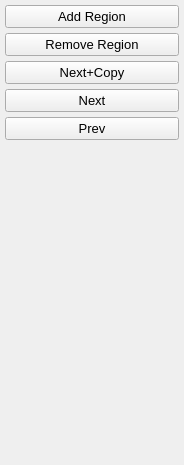
<?xml version="1.0" encoding="UTF-8"?>
<ui version="4.0">
 <class>NavigatorWidget</class>
 <widget class="QWidget" name="NavigatorWidget">
  <property name="geometry">
   <rect>
    <x>0</x>
    <y>0</y>
    <width>184</width>
    <height>465</height>
   </rect>
  </property>
  <property name="sizePolicy">
   <sizepolicy hsizetype="MinimumExpanding" vsizetype="Preferred">
    <horstretch>0</horstretch>
    <verstretch>0</verstretch>
   </sizepolicy>
  </property>
  <property name="windowTitle">
   <string>Form</string>
  </property>
  <layout class="QVBoxLayout" name="verticalLayout_2">
   <property name="spacing">
    <number>0</number>
   </property>
   <property name="leftMargin">
    <number>5</number>
   </property>
   <property name="topMargin">
    <number>5</number>
   </property>
   <property name="rightMargin">
    <number>5</number>
   </property>
   <property name="bottomMargin">
    <number>5</number>
   </property>
   <item>
    <layout class="QVBoxLayout" name="verticalLayout">
     <property name="spacing">
      <number>5</number>
     </property>
     <item>
      <widget class="QPushButton" name="add_region_button">
       <property name="font">
        <font>
         <pointsize>10</pointsize>
        </font>
       </property>
       <property name="text">
        <string>Add Region</string>
       </property>
      </widget>
     </item>
     <item>
      <widget class="QPushButton" name="remove_region_button">
       <property name="font">
        <font>
         <pointsize>10</pointsize>
        </font>
       </property>
       <property name="text">
        <string>Remove Region</string>
       </property>
      </widget>
     </item>
     <item>
      <widget class="QPushButton" name="next_with_copy_button">
       <property name="font">
        <font>
         <pointsize>10</pointsize>
        </font>
       </property>
       <property name="text">
        <string>Next+Copy</string>
       </property>
      </widget>
     </item>
     <item>
      <widget class="QPushButton" name="next_button">
       <property name="font">
        <font>
         <pointsize>10</pointsize>
        </font>
       </property>
       <property name="text">
        <string>Next</string>
       </property>
      </widget>
     </item>
     <item>
      <widget class="QPushButton" name="prev_button">
       <property name="font">
        <font>
         <pointsize>10</pointsize>
        </font>
       </property>
       <property name="text">
        <string>Prev</string>
       </property>
      </widget>
     </item>
     <item>
      <spacer name="verticalSpacer">
       <property name="orientation">
        <enum>Qt::Vertical</enum>
       </property>
       <property name="sizeHint" stdset="0">
        <size>
         <width>20</width>
         <height>40</height>
        </size>
       </property>
      </spacer>
     </item>
    </layout>
   </item>
  </layout>
 </widget>
 <resources/>
 <connections/>
</ui>
